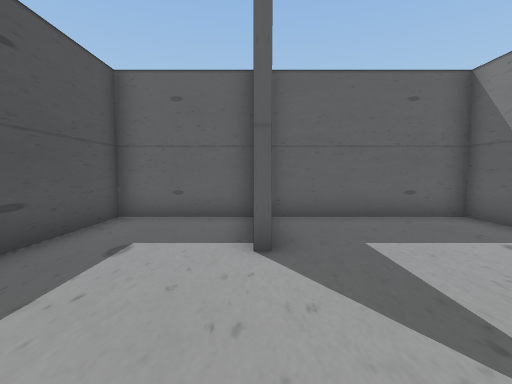
view 1 (above)

12 first-person views from a walk through a Unity game level. The camera is 1.2 m above the floor, tilts 4° down and sees 85° across. The floor is counted in squares, 1 m on a side. Each view is taken from the middle of a square. On the plan, view 1 faces up. The plan holds only what a view shows up to about 13 squares ahead; the rest is blank. The player is left out.

view 2
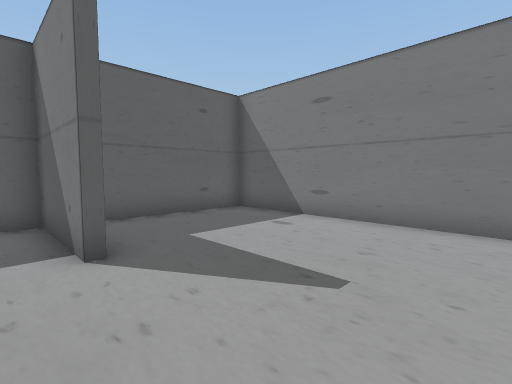

view 3
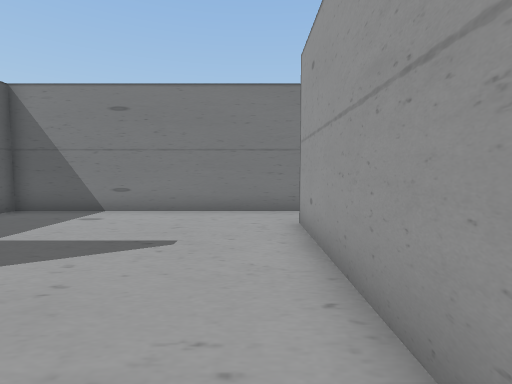

view 4
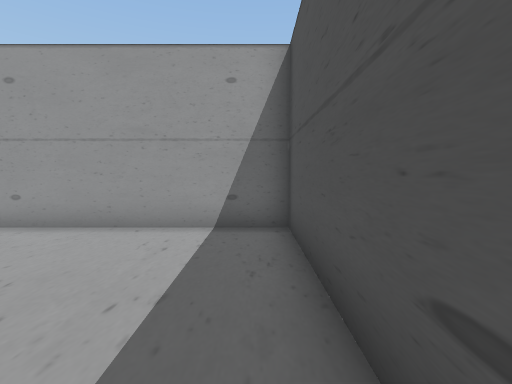

view 5
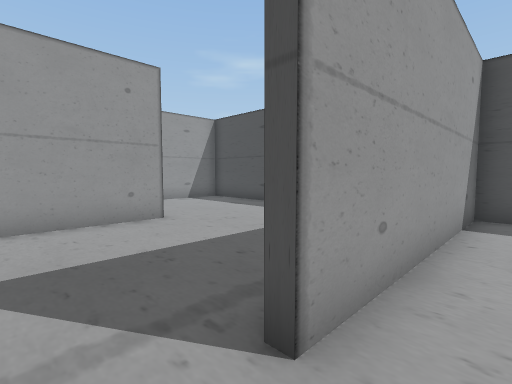

view 6
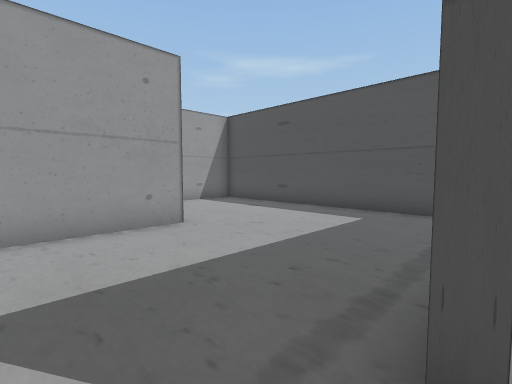

view 7
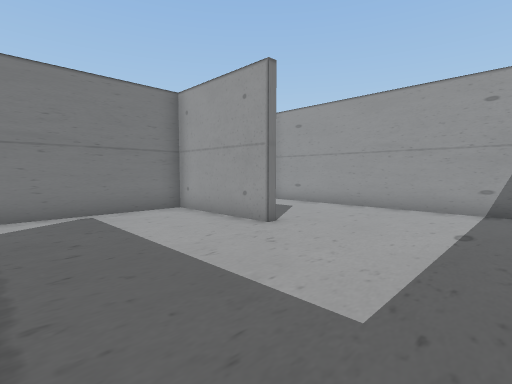

view 8
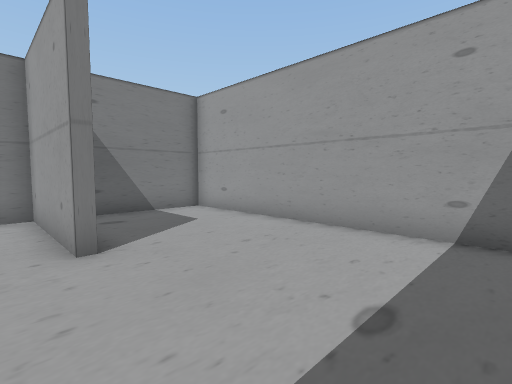

view 9
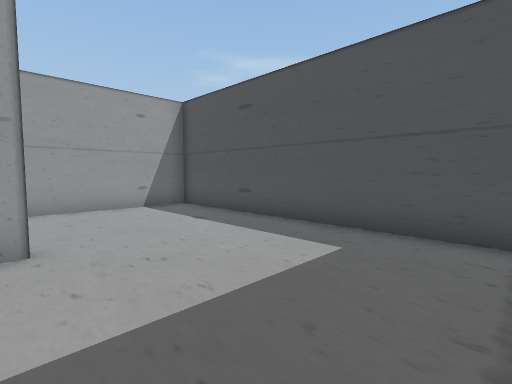

view 10
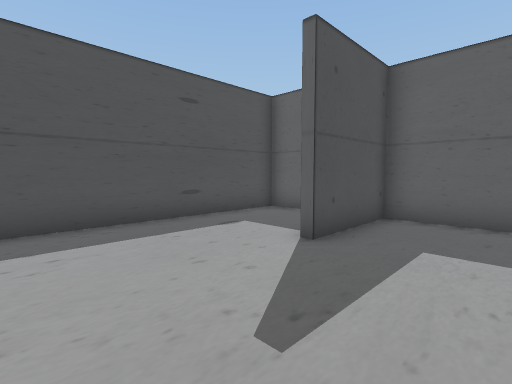

view 11
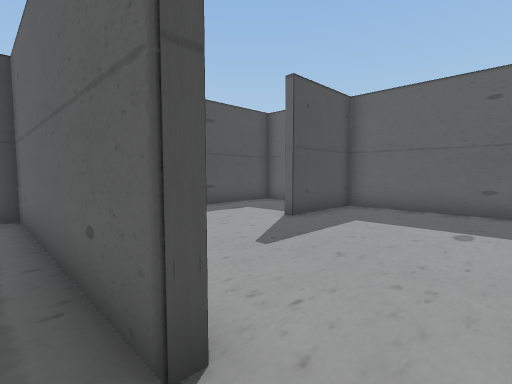

view 12
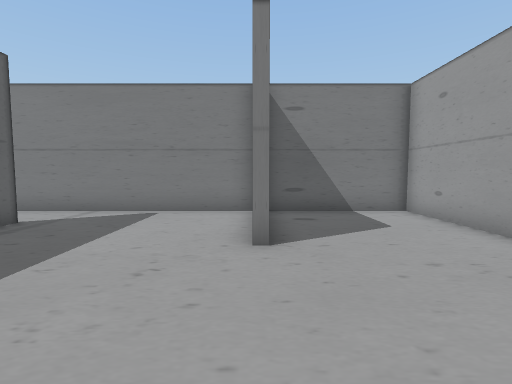

### Floor plan
Ten units are one square. View 1 is at (0, 0); x grows to the right and y downward. Boxes are objects, and circles mark ways between rooms. Rooms are numbered by the first view taken in them; rooms with no view inside come last. Other rooms are left out.
<svg viewBox="-42 -80 103 202">
<path fill="none" stroke="#000" d="M0 -41 0 -75 -37 -75 -37 10 36 10M56 4 56 -75 2 -75 2 -41M15 69 56 69 56 4M36 13 -37 13 -37 117 56 117 56 74"/>
<circle cx="45" cy="10" r="3" fill="#2a7"/>
<text x="10" y="-30">1</text>
<text x="10" y="60">2</text>
</svg>
Room 1 opens to room 2.

Where each view was taken, in squares from view 1:
view 1: 0 up, 0 right, facing up
view 2: 0 up, 1 left, facing up-right
view 3: 0 up, 3 left, facing right
view 4: 5 up, 3 left, facing down
view 5: 0 up, 5 right, facing down-left
view 6: 1 down, 5 right, facing down-left
view 7: 2 down, 3 left, facing down-right
view 8: 6 down, 3 left, facing down-right
view 9: 2 down, 2 right, facing down-left
view 10: 0 up, 3 right, facing up-left
view 11: 2 down, 5 right, facing up-left
view 12: 7 down, 3 left, facing right
